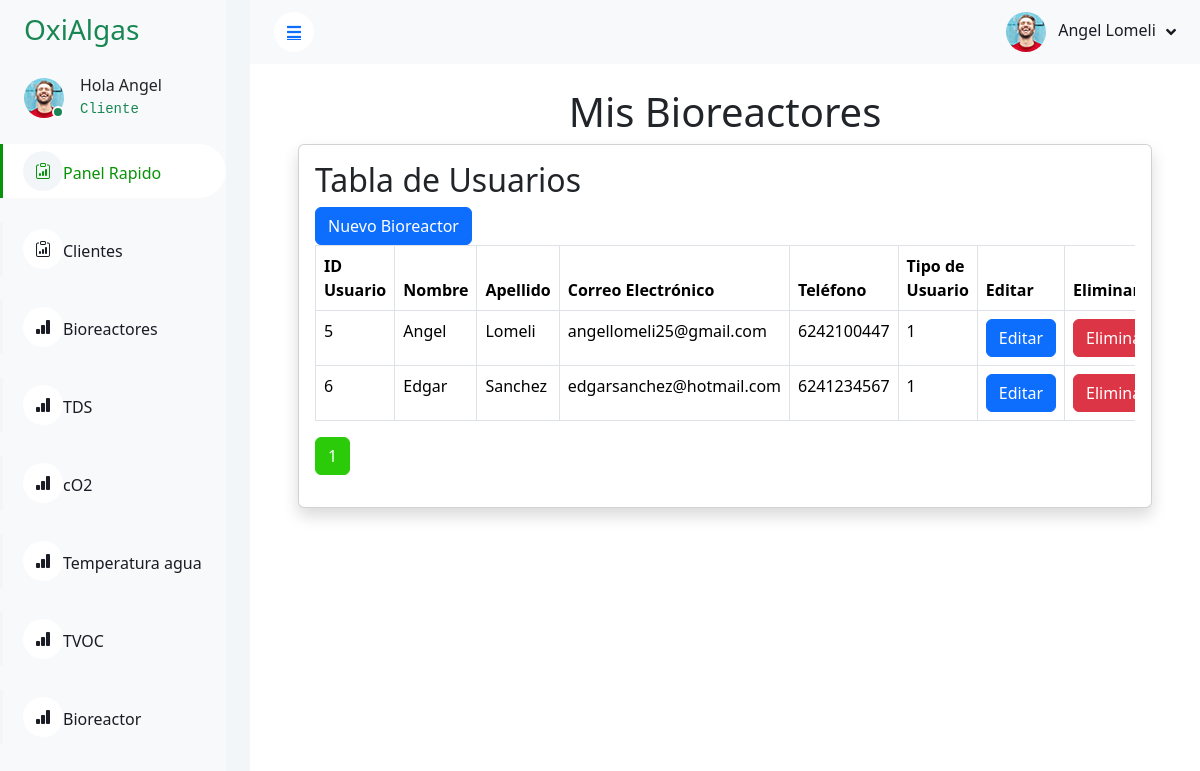
Page /dashmin-1.0.0/clientes.php (signed in) on the committed database.
### tables this page shows
CREATE TABLE `tabla_usuarios` (
  `id_usuario` int(13) NOT NULL AUTO_INCREMENT,
  `nombre` varchar(65) DEFAULT NULL,
  `apellido` varchar(65) DEFAULT NULL,
  `correo_electronico` varchar(65) DEFAULT NULL,
  `contrasena` varchar(255) DEFAULT NULL,
  `telefono` varchar(10) DEFAULT NULL,
  `id_tipo_usuario` int(13) DEFAULT NULL,
  PRIMARY KEY (`id_usuario`),
  KEY `id_tipo_usuario` (`id_tipo_usuario`),
  CONSTRAINT `tabla_usuarios_ibfk_1` FOREIGN KEY (`id_tipo_usuario`) REFERENCES `tabla_tipo_usuario` (`id_tipo_usuario`)
);

### php/conexion.php (called while the page is built, shortened)
<?php
class Database {
    private $host = "localhost";
    private $user = "root";
    private $password = "";
    private $database = "bioreactor";
    private $conn;
    public function __construct() {
        try {
            $this->conn = new mysqli($this->host, $this->user, $this->password, $this->database);
            $this->conn->set_charset("utf8mb4");
        } catch (mysqli_sql_exception $e) {
            die("Error de conexión a la base de datos: " . $e->getMessage());
        }
    }
    public function query($sql, $params = []) {
        $stmt = $this->conn->prepare($sql);
        if ($stmt) {
            if (count($params) > 0) {
                $types = '';
                foreach ($params as $param) {
                    $types .= $this->getParamType($param);
                }
                $stmt->bind_param($types, ...$params);
            }
            $stmt->execute();
            if (strpos(strtoupper($sql), 'SELECT') !== false) {
                $result = $stmt->get_result();
                $data = $result->fetch_all(MYSQLI_ASSOC);
                return $data;
            }
            return true;
        } else {
            echo "Error preparando la consulta: " . $this->conn->error;
            return false;
        }
    }
    private function getParamType($param) {
        if (is_int($param)) {
            return 'i';
        } elseif (is_double($param)) {
            return 'd';
        } elseif (is_string($param)) {
            return 's';
        } elseif (is_null($param)) {
            return 's';
        }
        return 's';
    }
}
?>

### dashmin-1.0.0/clientes.php (the view, shortened to what this page needs)
<?php
require_once '../php/conexion.php';
$db = new Database();
if (isset($_SESSION['user_id'])) {
    $name = $_SESSION['nombre'];
    $lastname = $_SESSION['apellido'] ?? '';
    $tipoUsuario = $_SESSION['id_tipo_usuario'] ?? '';
    $registros_por_pagina_usuarios = 5;
    $pagina_actual_usuarios = isset($_GET['page_usuario']) ? (int) $_GET['page_usuario'] : 1;
    $offset_usuarios = ($pagina_actual_usuarios - 1) * $registros_por_pagina_usuarios;
    $total_usuarios_query = "SELECT COUNT(*) as total FROM tabla_usuarios";
    $total_usuarios = $db->query($total_usuarios_query)[0]['total'];
    $total_paginas_usuarios = ceil($total_usuarios / $registros_por_pagina_usuarios);
    $sql_usuarios = "SELECT id_usuario, nombre, apellido, correo_electronico, telefono, id_tipo_usuario
                     FROM tabla_usuarios
                     ORDER BY nombre ASC
                     LIMIT ? OFFSET ?";
    $usuarios = $db->query($sql_usuarios, [$registros_por_pagina_usuarios, $offset_usuarios]);
} else {
    session_destroy();
    header('Location: ./signup.php');
    exit;
}
?>
<!DOCTYPE html>
<html lang="en">
<head>
    <link href="https://cdnjs.cloudflare.com/ajax/libs/font-awesome/5.10.0/css/all.min.css" rel="stylesheet">
    <link href="https://cdn.jsdelivr.net/npm/bootstrap-icons@1.4.1/font/bootstrap-icons.css" rel="stylesheet">
    <link href="lib/owlcarousel/assets/owl.carousel.min.css" rel="stylesheet">
    <link href="lib/tempusdominus/css/tempusdominus-bootstrap-4.min.css" rel="stylesheet" />
    <link href="css/bootstrap.min.css" rel="stylesheet">
    <link href="css/style.css" rel="stylesheet">
    <link href="https://cdn.jsdelivr.net/npm/bootstrap@5.3.3/dist/css/bootstrap.min.css" rel="stylesheet"
>
</head>
<body onload="init()">
    <div class="container-xxl position-relative bg-white d-flex p-0">
        <div class="sidebar pe-4 pb-3">
            <nav class="navbar bg-light navbar-light">
                <a href="index.html" class="navbar-brand mx-4 mb-3">
                    <h3 class="text-success"></i>OxiAlgas</h3>
                </a>
                <div class="d-flex align-items-center ms-4 mb-4">
                    <div class="position-relative">
                        <img class="rounded-circle" src="img/user.jpg" alt="" style="width: 40px; height: 40px;">
                        <div
                            class="bg-success rounded-circle border border-2 border-white position-absolute end-0 bottom-0 p-1">
                        </div>
                    </div>
                    <div class="ms-3">
                        <h6 class="mb-0"><?php echo 'Hola ' . $name; ?></h6>
                        <?php
                        if ($tipoUsuario == 1) {
                            echo '<code class="text-success">Cliente</code>';
                        } else if ($tipoUsuario == 2) {
                            echo '<code class="text-success">Administrador</code>';
                        } else {
                            echo '<code class="text-danger">Error Desconocido</code>';
                        }
                        ?>
                    </div>
                </div>
                <div class="navbar-nav w-100">
                    <a href="./index.php" class="nav-item nav-link active"><i class="bi bi-clipboard-data"></i>Panel Rapido</a><br />
                    <a href="./clientes.php" class="nav-item nav-link "><i class="bi bi-clipboard-data"></i>Clientes</a><br />
                    <a href="./bioreactoradmin.php" class="nav-item nav-link "><i class="bi bi-bar-chart-fill"></i>Bioreactores</a><br />
                    <a href="./graficos.php" class="nav-item nav-link "><i class="bi bi-bar-chart-fill"></i>TDS</a><br />
                    <a href="./co2.php" class="nav-item nav-link "><i class="bi bi-bar-chart-fill"></i>cO2</a><br />
                    <a href="./tempagua.php" class="nav-item nav-link "><i class="bi bi-bar-chart-fill"></i>Temperatura agua</a><br />
                    <a href="./tvoc.php" class="nav-item nav-link "><i class="bi bi-bar-chart-fill"></i>TVOC</a><br />
                    <a href="./bioreactor.php" class="nav-item nav-link "><i class="bi bi-bar-chart-fill"></i>Bioreactor</a><br />
                </div>
            </nav>
        </div>
        <div class="content">
            <nav class="navbar navbar-expand bg-light navbar-light sticky-top px-4 py-0">
                <a href="#" class="sidebar-toggler flex-shrink-0">
                    <i class="fa fa-bars"></i>
                </a>
                <div class="navbar-nav align-items-center ms-auto">
                    <div class="nav-item dropdown">
                        <a href="#" class="nav-link dropdown-toggle" data-bs-toggle="dropdown">
                            <img class="rounded-circle me-lg-2" src="img/user.jpg" alt=""
                                style="width: 40px; height: 40px;">
                            <span class="d-none d-lg-inline-flex"><?php echo $name . ' ' . $lastname; ?></span>
                        </a>
                    </div>
                </div>
            </nav>
            <div class="container-fluid pt-4 px-4">
                <h1 class="display-6 text-center">Mis Bioreactores</h1>
                <div class="container">
                    <div class="container">
                        <div class="card shadow mb-4">
                            <div class="card-body">
                                <div class="table-responsive">
                                    <h2>Tabla de Usuarios</h2>
                                    <a href="./signup.php"><input type="button" class="btn btn-primary" value="Nuevo Bioreactor"  /></a>
                                    <table class="table table-bordered">
                                        <thead>
                                            <tr>
                                                <th>ID Usuario</th>
                                                <th>Nombre</th>
                                                <th>Apellido</th>
                                                <th>Correo Electrónico</th>
                                                <th>Teléfono</th>
                                                <th>Tipo de Usuario</th>
                                                <th>Editar</th>
                                                <th>Eliminar</th>
                                            </tr>
                                        </thead>
                                        <tbody>
                                            <?php foreach ($usuarios as $usuario): ?>
                                                <tr>
                                                    <td><?= htmlspecialchars($usuario['id_usuario']) ?></td>
                                                    <td><?= htmlspecialchars($usuario['nombre']) ?></td>
                                                    <td><?= htmlspecialchars($usuario['apellido']) ?></td>
                                                    <td><?= htmlspecialchars($usuario['correo_electronico']) ?></td>
                                                    <td><?= htmlspecialchars($usuario['telefono']) ?></td>
                                                    <td><?= htmlspecialchars($usuario['id_tipo_usuario']) ?></td>
                                                    <td>
                                                        <a href="./editar_usuario.php?id=<?= htmlspecialchars($usuario['id_usuario']) ?>"
                                                            class="btn btn-primary">Editar</a>
                                                    </td>
                                                    <td>
                                                        <a href="./eliminar_usuario.php?id=<?= htmlspecialchars($usuario['id_usuario']) ?>"
                                                            class="btn btn-danger"
                                                            onclick="return confirm('¿Estás seguro de que deseas eliminar este usuario?')">Eliminar</a>
                                                    </td>
                                                </tr>
                                            <?php endforeach; ?>
                                        </tbody>
                                    </table>
                                    <nav>
                                        <ul class="pagination">
                                            <?php for ($i = 1; $i <= $total_paginas_usuarios; $i++): ?>
                                                <li
                                                    class="page-item <?= ($i == $pagina_actual_usuarios) ? 'active' : '' ?>">
                                                    <a class="page-link" href="?page_usuario=<?= $i ?>"><?= $i ?></a>
                                                </li>
                                            <?php endfor; ?>
                                        </ul>
                                    </nav>
                                </div>
                            </div>
                        </div>
                    </div>
                </div>
            </div>
</body>
</html>

### dashmin-1.0.0/css/style.css (style rules this page uses)
:root { --primary: #079307; --light: #f3f6f9; --dark: #191c24; }
.btn { transition: 0.5s; }
.btn.btn-primary { color: #ffffff; }
.sidebar { position: fixed; top: 0; left: 0; bottom: 0; width: 250px; height: 100vh; overflow-y: auto; background: var(--light); transition: 0.5s; z-index: 999; }
.content { margin-left: 250px; min-height: 100vh; background: #ffffff; transition: 0.5s; }
@media (min-width: 992px) { .sidebar { margin-left: 0; } }
@media (min-width: 992px) { .content { width: calc(100% - 250px); } }
.sidebar .navbar .navbar-nav .nav-link { padding: 7px 20px; color: var(--dark); font-weight: 500; border-left: 3px solid var(--light); border-radius: 0 30px 30px 0; outline: none; }
.sidebar .navbar .navbar-nav .nav-link:hover, .sidebar .navbar .navbar-nav .nav-link.active { color: var(--primary); background: #ffffff; border-color: var(--primary); }
.sidebar .navbar .navbar-nav .nav-link i { width: 40px; height: 40px; display: inline-flex; align-items: center; justify-content: center; background: #ffffff; border-radius: 40px; }
.sidebar .navbar .navbar-nav .nav-link:hover i, .sidebar .navbar .navbar-nav .nav-link.active i { background: var(--light); }
.content .navbar .navbar-nav .nav-link { margin-left: 25px; padding: 12px 0; color: var(--dark); outline: none; }
.content .navbar .sidebar-toggler, .content .navbar .navbar-nav .nav-link i { width: 40px; height: 40px; display: inline-flex; align-items: center; justify-content: center; background: #ffffff; border-radius: 40px; }
.content .navbar .dropdown-toggle::after { margin-left: 6px; vertical-align: middle; border: none; content: "\f107"; font-family: "Font Awesome 5 Free"; font-weight: 900; transition: 0.5s; }

### rows in the picture
tabla_usuarios: id_usuario "5", nombre "Angel", apellido "Lomeli", correo_electronico "angellomeli25@gmail.com", telefono "6242100447", id_tipo_usuario "1"
tabla_usuarios: id_usuario "6", nombre "Edgar", apellido "Sanchez", correo_electronico "edgarsanchez@hotmail.com", telefono "6241234567", id_tipo_usuario "1"

### other values in the picture
$name "Angel"
$lastname "Lomeli"
